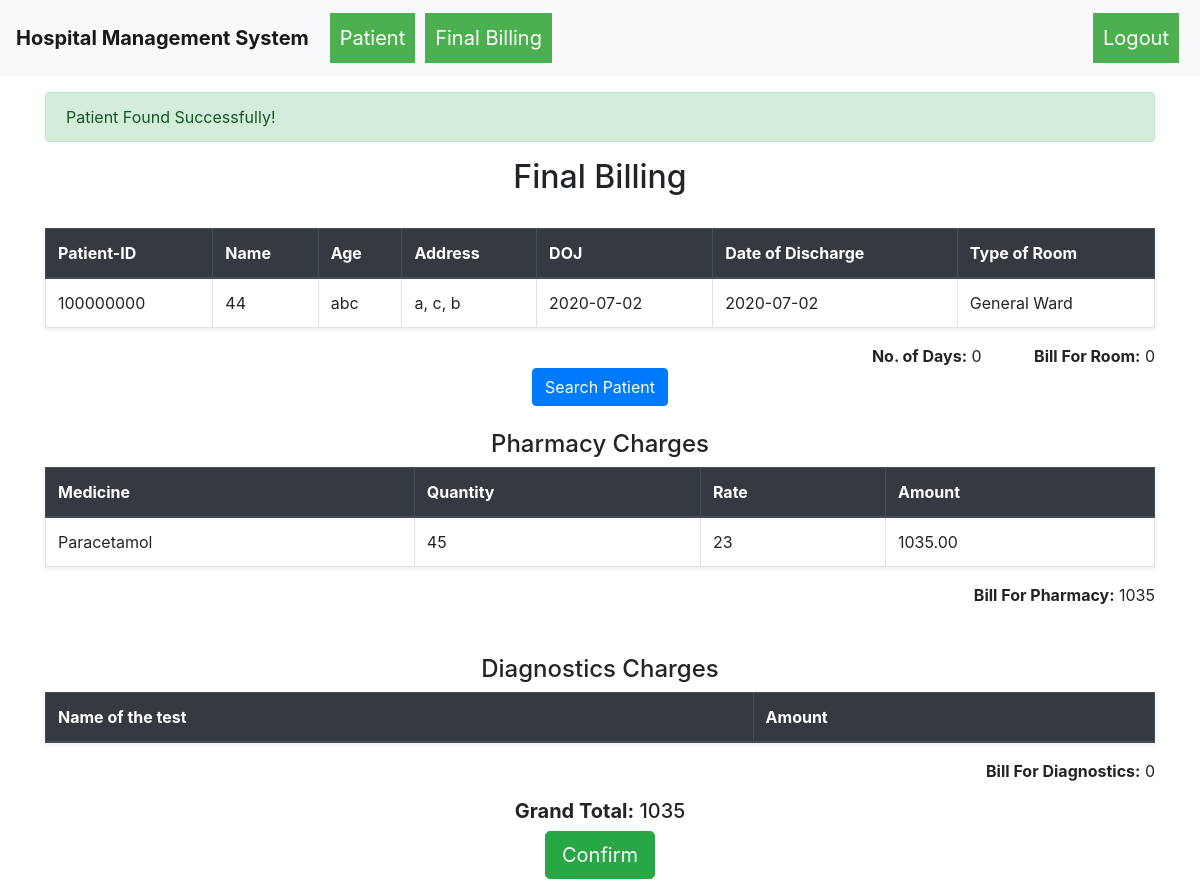
The page /final_billing?pid=100000000 (signed in) on the database as committed earlier.
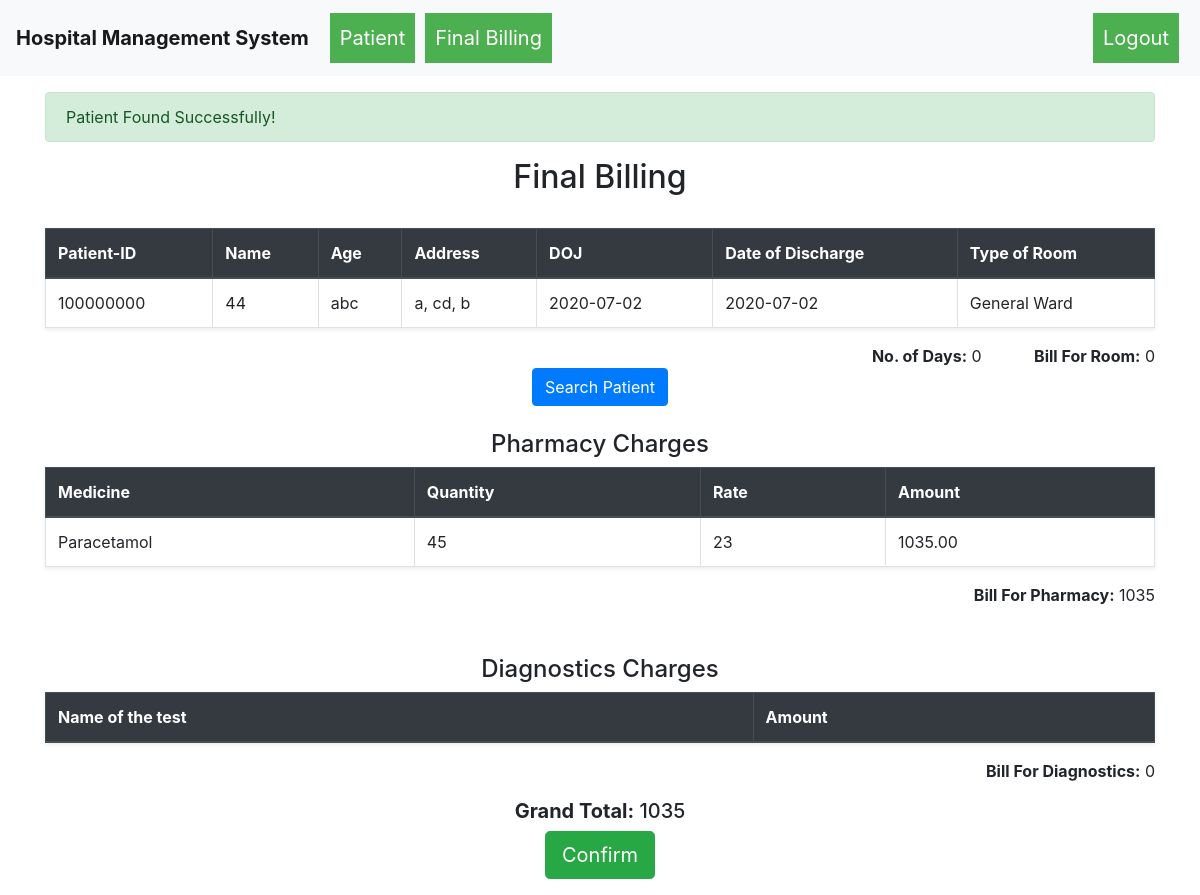
The same page on the database as committed later.
### hospital_management_system/models.py (models this page shows)
class Patient(db.Model):
    __table_args__ = {'sqlite_autoincrement': True}
    id = db.Column(db.Integer, primary_key=True)
    ssid = db.Column(db.String(250), unique=True, nullable=False)
    name = db.Column(db.String(80), nullable=False)
    age = db.Column(db.Integer, nullable=False)
    date_of_admission = db.Column(db.Date, nullable=False)
    type_of_bed = db.Column(db.String(80), nullable=False)
    address = db.Column(db.String(250), nullable=False)
    city = db.Column(db.String(250), nullable=False)
    state = db.Column(db.String(250), nullable=False)
    status = db.Column(db.String(100), nullable=False)

### hospital_management_system/routes.py (the view)
@app.route("/final_billing", methods=["GET","POST"])
def final_billing():
    data = {}
    if not session.get("username"):
        return redirect("/")
    if session.get("username") != "admin":
        return redirect("/")
    meds = Medicines.query.all()
    tests = Diagnostic_test.query.all()
    med_is = ""
    test_is = ""
    if "pid" in request.args.keys():
        p_id = request.args.get("pid")
        patient = Patient.query.filter_by(id=p_id).first()
        if patient:
            data["today_date"] = datetime.now().date()
            data["days"] = str(data["today_date"] - patient.date_of_admission)[0]
            room_bill = ""
            if patient.type_of_bed == "General Ward":
                data["room_bill"] = int(data["days"]) * 2000
                room_bill = int(data["days"]) * 2000
            elif patient.type_of_bed == "Semi Sharing":
                data["room_bill"] = int(data["days"]) * 4000
                room_bill = int(data["days"]) * 4000
            else:
                data["room_bill"] = int(data["days"]) * 8000
                room_bill = int(data["days"]) * 8000
            med_is = MedicinesIssued.query.filter_by(p_id=p_id)
            p_bill = []
            for i in med_is:
                for j in meds:
                    if i.med_id == j.id:
                        p_bill.append(j.rate*i.quantity)
            data["p_bill"] = sum(p_bill)
            test_is = DiagnosticIssued.query.filter_by(p_id=p_id)
            test_bill = []
            for i in test_is:
                for j in tests:
                    if i.test_id == j.id:
                       test_bill.append(j.test_cost)
            data["test_bill"] = sum(test_bill)
            data["total_bill"] = data["test_bill"] + data["p_bill"] + room_bill
            if request.method == "GET":
                flash("Patient Found Successfully!")
        else:
            patient = ["id", "name", "age", "address", "doj", "type of room"]
            flash("Patient With this Id not found!!")
    else:
        patient = ["id", "name", "age", "address", "doj", "type of room"]
    if request.method == "POST":
        p_id = request.args.get("pid")
        patient = Patient.query.filter_by(id=p_id).update(dict(status="Discharged"))
        db.session.commit()
        patient = Patient.query.filter_by(id=p_id).first()
        flash("Payment Done Successfully!!")
    return render_template("final_billing.html", patient=patient, med_is=med_is, meds=meds, tests=tests, test_is=test_is, data=data, username=session.get("username"))

### hospital_management_system/templates/final_billing.html (shortened to what the changed rows need)
{% extends 'base.html' %}
{% block body %}
    <div class="container">
        <div class="row">
            <div class="col-md-12">
                    <h2 class="text-center mt-3"> Final Billing </h2>
                    <br>
                    <table class="table table-bordered shadow-sm">
                        <thead class="thead-dark">
                            <tr>
                                <th>Patient-ID</th>
                                <th>Name</th>
                                <th>Age</th>
                                <th>Address</th>
                                <th>DOJ</th>
                                <th>Date of Discharge</th>
                                <th>Type of Room</th>
                            </tr>
                        </thead>
                        <tbody>
                                <tr>
                                    {% if patient.0 == 'id' %}
                                        <td class="text-muted">{{patient.0}}</td>
                                        <td class="text-muted">{{patient.1}}</td>
                                        <td class="text-muted">{{patient.2}}</td>
                                        <td class="text-muted">{{patient.3}}</td>
                                        <td class="text-muted">{{patient.4}}</td>
                                        <td class="text-muted">date of discharge</td>
                                        <td class="text-muted">{{patient.5}}</td>
                                    {% else %}
                                        <td id="patient_id">{{patient.id}}</td>
                                        <td>{{patient.age}}</td>
                                        <td>{{patient.name}}</td>
                                        <td>{{patient.address}}, {{patient.city}}, {{patient.state}}</td>
                                        <td>{{patient.date_of_admission}}</td>
                                        <td>{{data["today_date"]}}</td>
                                        <td>{{patient.type_of_bed}}</td>
                                    {% endif %}
                                </tr>
                        </tbody>
                        </table>
                        {% if patient.0 == 'id' %}
                        {% else %}
                    <table class="table table-bordered shadow-sm">
                        <thead class="thead-dark">
                            <tr>
                                <th>Medicine</th>
                                <th>Quantity</th>
                                <th>Rate</th>
                                <th>Amount</th>
                            </tr>
                        </thead>
                        </table>
                        <br>
                        <br>
                <div class="row">
                    <div class="col-md-12">
                        <table class="table table-bordered shadow-sm">
                            <thead class="thead-dark">
                                <tr>
                                    <th>Name of the test</th>
                                    <th>Amount</th>
                                </tr>
                            </thead>
                        </table>
                    </div>
                </div>
                    {% endif %}
            </div>
        </div>
    </div>
{% endblock %}

Rows that differ between the two databases and show on the page:
changed Patient "abc": city "c" → "cd"
